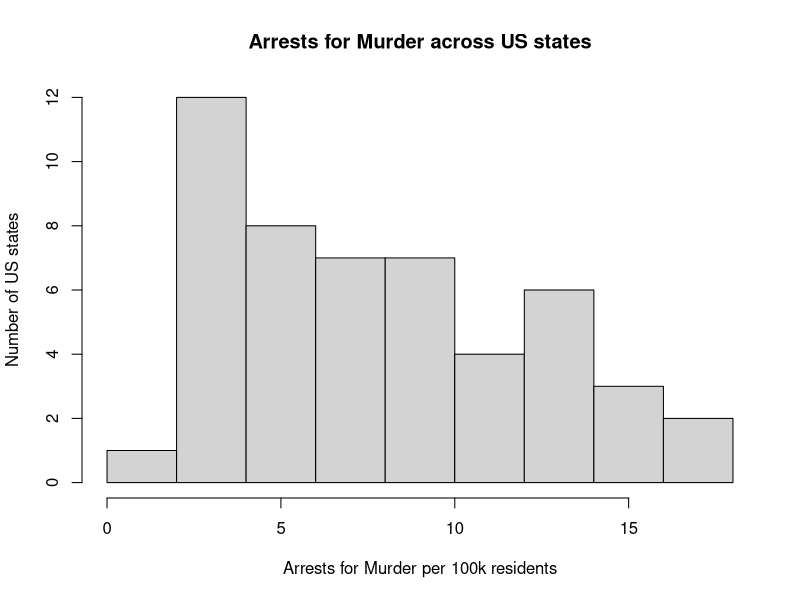
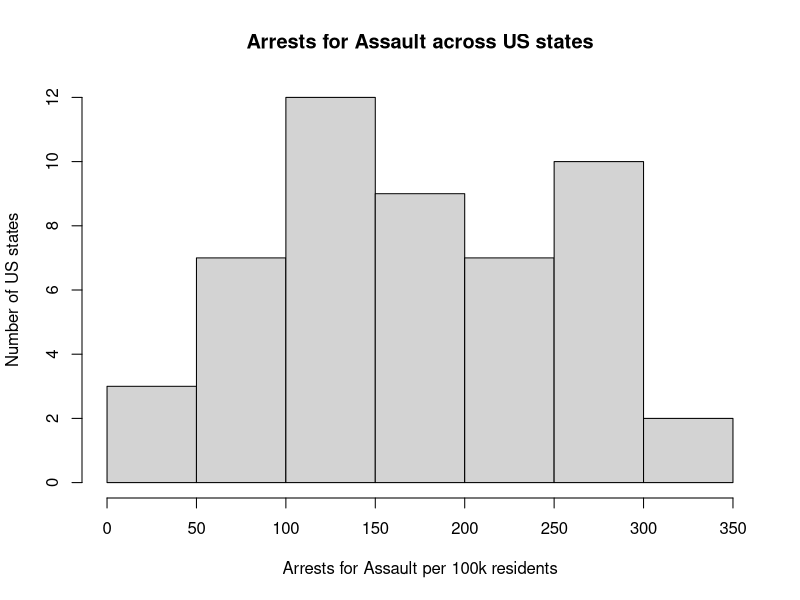
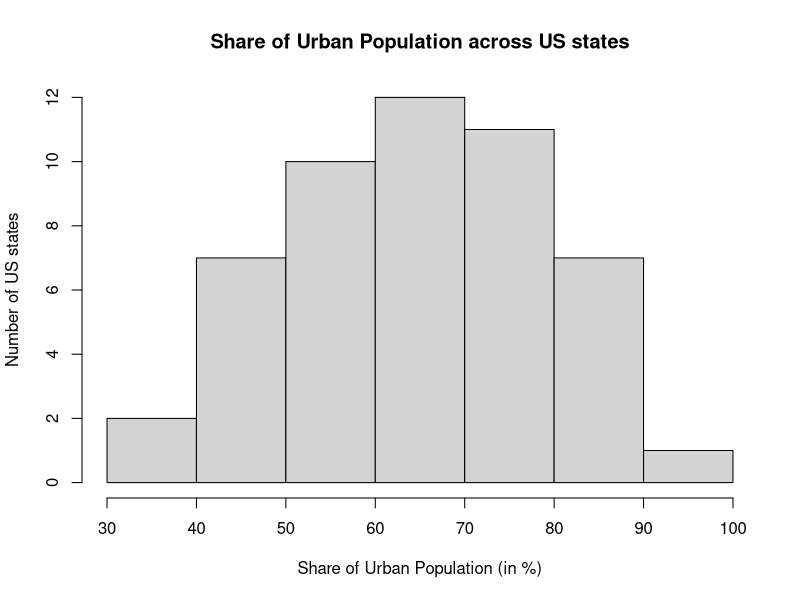
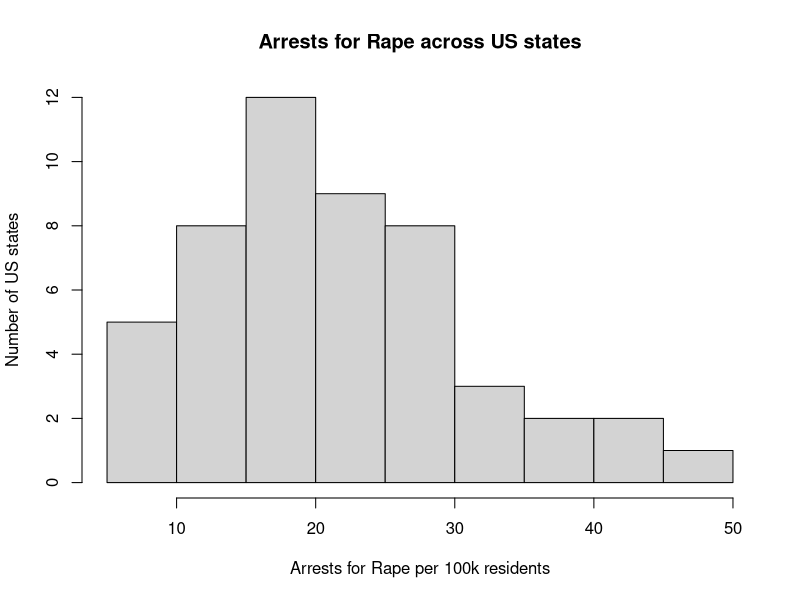
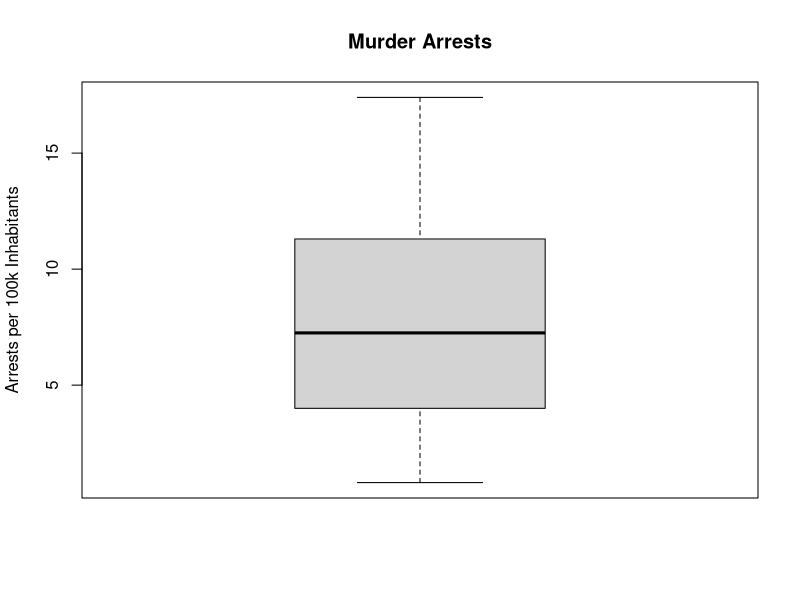
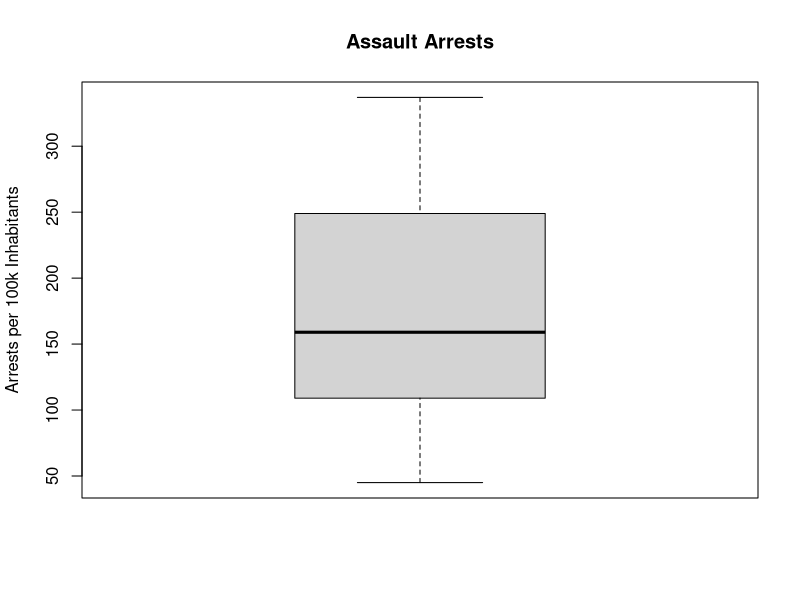
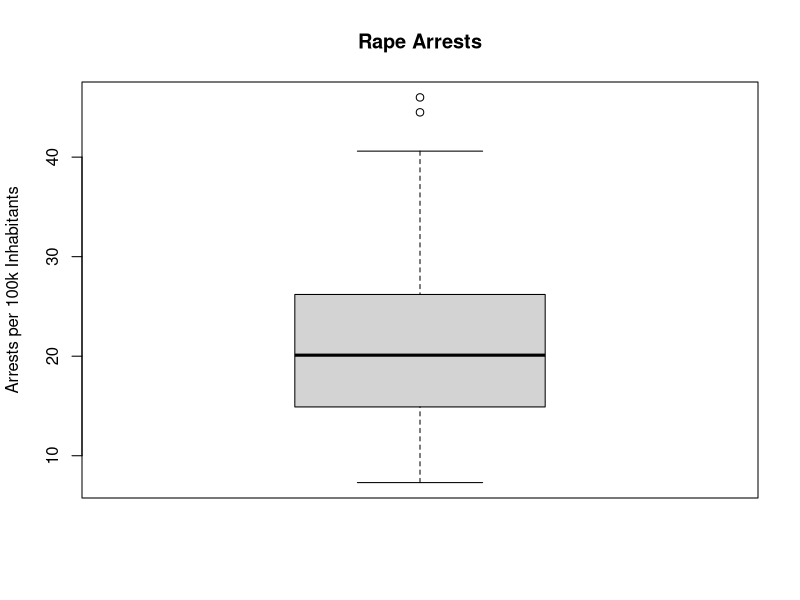
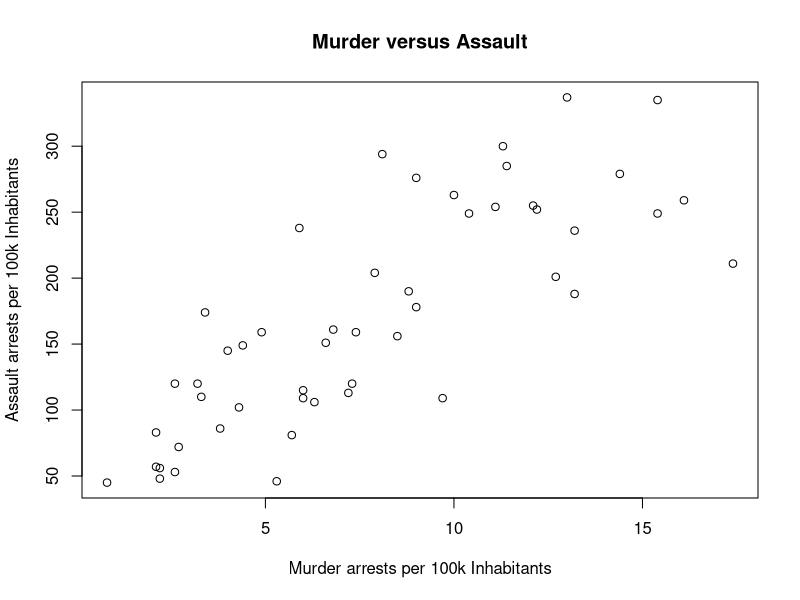

R code for these plots, in order:
#R Source Code File 2#
#Exploratory Analysis of the USArrests dataset#
#First Pair Assignment by Isabelle and Diego#
#Collaborative Social Science Data Analysis#

#Opening dataset and understanding its structure
?USArrests
data("USArrests")
ls()
names(USArrests)

#Setting working directory
setwd("/Users/Diegotab/GitHub/DiegoandIsabellesFantasticalFirstRepository")

library(dplyr)

#####Summary statistics#####
summary(USArrests$Murder)
#Number of arrests per 100,000 residents for murder across 50 US states
#Median=7.3 persons, Mean=7.8 persons
summary(USArrests$Assault)
#Number of arrests per 100,000 residents for assault across 50 US states
#Median=159 persons, Mean=170.8 persons
summary(USArrests$UrbanPop)
#Percent of the population living in urban areas across 50 US states
#Median=66.00%, Mean=65.54%
summary(USArrests$Rape)
#Number of arrests per 100,000 residents for rape across 50 US states
#Median=20.1 persons, Mean=21.2 persons

#The data cover the values for those variables 
#in each of the 50 US states in 1973

#####Another way of getting measures of central tendency: Looping for Mean and Median#####
for (i in 1:length(names(USArrests))) {
  USArrests[, i] %>%
    mean() %>%
    round(digits = 1) %>%
    paste(names(USArrests)[i], ., '\n') %>%  
    cat()
}
#Murder=7.8 Assault=170.8 UrbanPop=65.5 Rape=21.2
for (i in 1:length(names(USArrests))) {
  USArrests[, i] %>%
    median() %>%
    round(digits = 1) %>%
    paste(names(USArrests)[i], ., '\n') %>%  
    cat()
}
#Murder=7.2 Assault=159 UrbanPop=66 Rape=20.1

#####Histograms#####
hist(USArrests$Murder,
     main = "Arrests for Murder across US states",
     ylab = "Number of US states",
     xlab = "Arrests for Murder per 100k residents")
dev.print(png, "Murder.png", width = 1024, height = 720)
#8 US states have 10 arrests per 100,000 residents for murder
#12 US states have around 4 arrests per 100,000 residents for murder
hist(USArrests$Assault,
     main = "Arrests for Assault across US states",
     ylab = "Number of US states",
     xlab = "Arrests for Assault per 100k residents")
dev.print(png, "Assault.png", width = 1024, height = 720)
hist(USArrests$UrbanPop,
     main = "Share of Urban Population across US states",
     ylab = "Number of US states",
     xlab = "Share of Urban Population (in %)")
dev.print(png, "UrbanPop.png", width = 1024, height = 720)
hist(USArrests$Rape,
     main = "Arrests for Rape across US states",
     ylab = "Number of US states",
     xlab = "Arrests for Rape per 100k residents")
dev.print(png, "Rape.png", width = 1024, height = 720)

#####Measures of dispersion: standard deviation, range, IQR#####
for (i in 1:length(names(USArrests))) {
  USArrests[, i] %>%
    sd() %>%
    round(digits = 1) %>%
    paste(names(USArrests)[i], ., '\n') %>%  
    cat()
}
#Standard deviation Murder=4.4 Assault=83.3 UrbanPop=14.5 Rape=9.4
for (i in 1:length(names(USArrests))) {
  USArrests[, i] %>%
    var() %>%
    round(digits = 1) %>%
    paste(names(USArrests)[i], ., '\n') %>%  
    cat()
}
#Variation Murder=19 Assault=6945.2 UrbanPop=209.5 Rape=87.7
for (i in 1:length(names(USArrests))) {
  USArrests[, i] %>%
    range() %>%
    round(digits = 1) %>%
    paste(names(USArrests)[i], ., '\n') %>%  
    cat()
}
#Range Murder= 0.8 17.4 Assault= 45 337 UrbanPop= 32 91 Rape= 7.3 46
IQR(USArrests$Murder)
#IQR Murder= 7.175
IQR(USArrests$Assault)
#IQR Assault= 140
IQR(USArrests$UrbanPop)
#IQR UrbanPop= 23.25
IQR(USArrests$Rape)
#IQR Rape= 11.1

#####Boxplots for three crime variables#####
boxplot(USArrests$Murder,
        main = "Murder Arrests",
        ylab = "Arrests per 100k Inhabitants")
dev.print(png, "BoxplotMurder.png", width = 1024, height = 720)
boxplot(USArrests$Assault,
        main = "Assault Arrests",
        ylab = "Arrests per 100k Inhabitants")
dev.print(png, "BoxplotAssault.png", width = 1024, height = 720)
boxplot(USArrests$Rape,
        main = "Rape Arrests",
        ylab = "Arrests per 100k Inhabitants")
dev.print(png, "BoxplotRape.png", width = 1024, height = 720)

#####Scatter plots for three crime variables#####
plot(USArrests$Murder, USArrests$Assault,
     main = "Murder versus Assault",
     xlab = "Murder arrests per 100k Inhabitants",
     ylab = "Assault arrests per 100k Inhabitants")
dev.print(png, "PlotMurderAssault.png", width = 1024, height = 720)
plot(USArrests$Murder, USArrests$Rape,
     main = "Murder versus Rape",
     xlab = "Murder arrests per 100k Inhabitants",
     ylab = "Rape arrests per 100k Inhabitants")
dev.print(png, "PlotMurderRape.png", width = 1024, height = 720)
plot(USArrests$Assault, USArrests$Rape,
     main = "Assault versus Rape",
     xlab = "Assault arrests per 100k Inhabitants",
     ylab = "Rape arrests per 100k Inhabitants")
dev.print(png, "PlotAssaultRape.png", width = 1024, height = 720)

#####Correlation coefficients#####
cor.test(USArrests$Murder, USArrests$Assault)
#cor=0.8018733 
cor.test(USArrests$Murder, USArrests$Rape)
#cor=0.5635788 
cor.test(USArrests$Assault, USArrests$Rape)
#cor=0.6652412

#####Summarizing with LOESS#####
library(ggplot2)
ggplot2::ggplot(USArrests, aes(Murder, Assault)) + geom_point() + geom_smooth() + theme_bw()
dev.print(png, "ggplotMurderAssault.png", width = 1024, height = 720)
ggplot2::ggplot(USArrests, aes(Murder, Rape)) + geom_point() + geom_smooth() + theme_bw()
dev.print(png, "ggplotMurderRape.png", width = 1024, height = 720)
ggplot2::ggplot(USArrests, aes(Assault, Rape)) + geom_point() + geom_smooth() + theme_bw()
dev.print(png, "ggplotAssaultRape.png", width = 1024, height = 720)